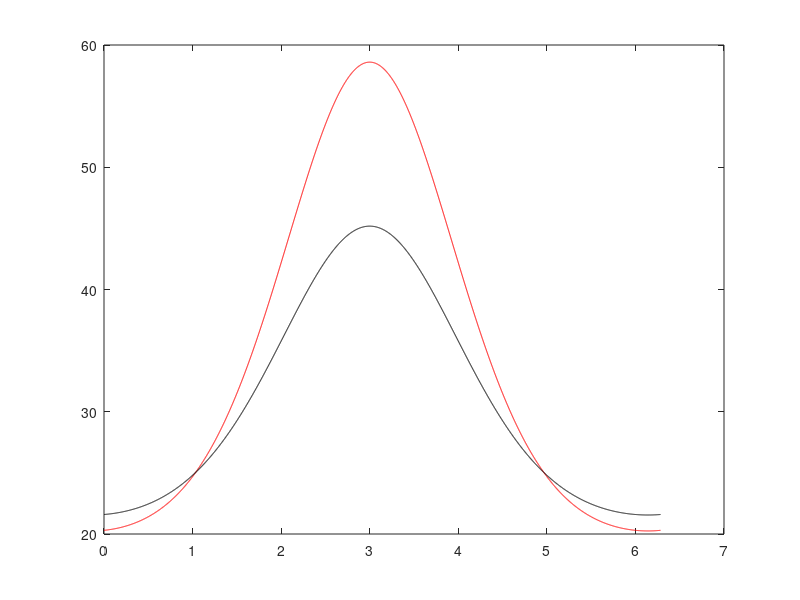

Source code (MATLAB):
% modified wrapped gaussian w/ 6 params:

% q = [A mu sigma K K-sig DC]

% q(1) = A = amplitude (max firing rate)
% q(2) = mu = position of 1st peak (peaks are always 180 deg apart)
% q(3) = sigma = width of 2nd peak
% q(4) = K = multiplier on 2nd peak amplitude (ratio of peak heights)
% q(5) = K-sig = multiplier on 1st peak width (ratio of peak widths)
% q(6) = DC = DC offset (baseline firing rate)

% mean params for visual:
q_vis = [49.7109 3 2.3821 0.1305 0.6229 5.6826];
% and vestibular:
q_ves = [32.3709 3 2.9991 .17 0.5330 9.2853];

xdata = [0:0.1:360] * pi/180; % (radians)

F_vis = q_vis(1) * ( exp(-2*(1-cos(xdata-q_vis(2)))/(q_vis(5)*q_vis(3))^2) + q_vis(4)*exp(-2*(1-cos(xdata-q_vis(2)-pi))/q_vis(3)^2) ) + q_vis(6);
F_ves = q_ves(1) * ( exp(-2*(1-cos(xdata-q_ves(2)))/(q_ves(5)*q_ves(3))^2) + q_ves(4)*exp(-2*(1-cos(xdata-q_ves(2)-pi))/q_ves(3)^2) ) + q_ves(6);

figure;
plot(xdata, F_vis, 'r', xdata, F_ves, 'k');